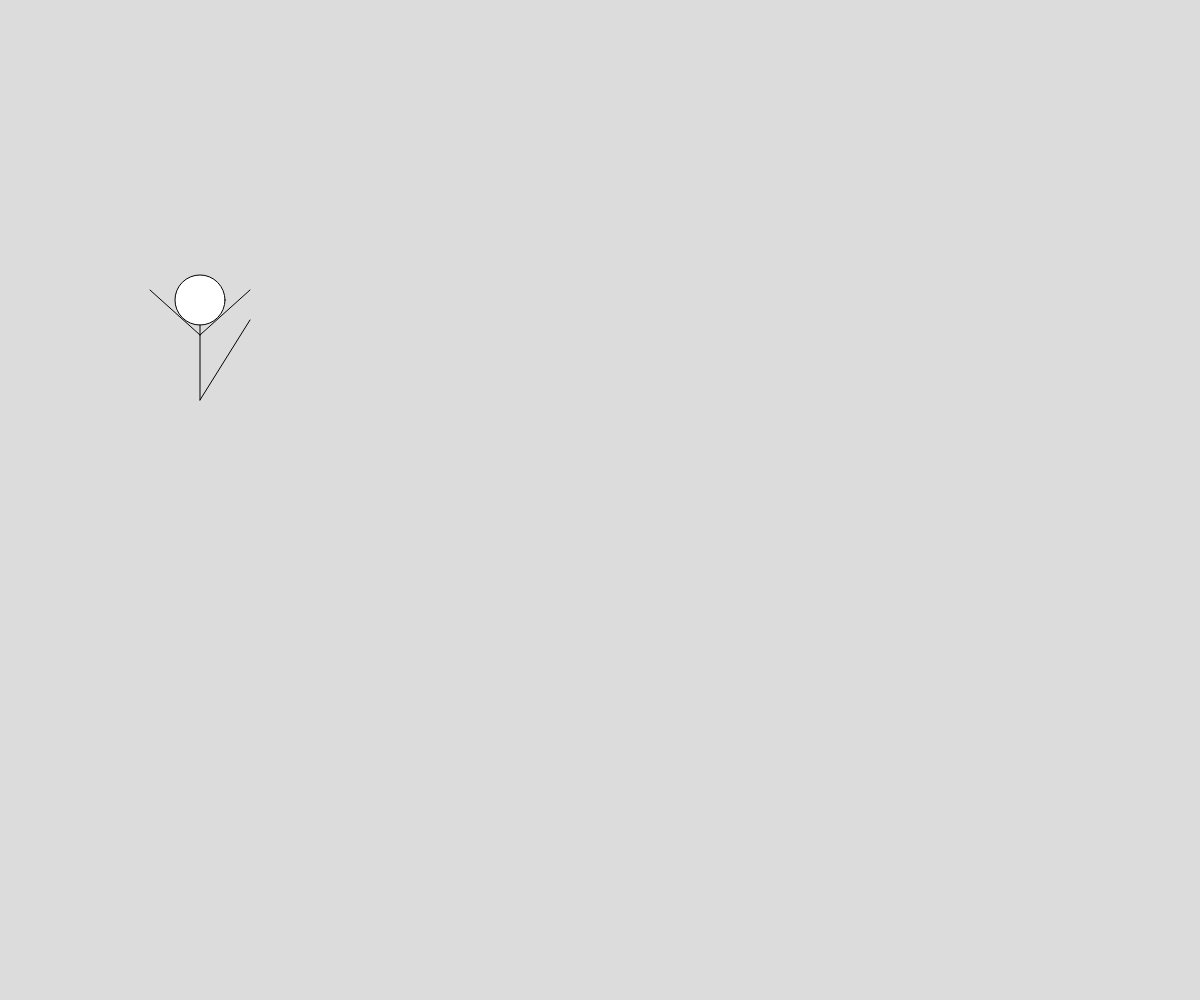
Frame 1 (no input)
Frame 60 (no input): identical to frame 1, image omitted
Frame 120 (the mouse pressed at the canvas centre since frame 60): identical to frame 1, image omitted

The p5.js sketch that drew this single still picture (run headless with seeded random() and noise() and a simulated clock; from frame 60 on, the mouse is pressed at the canvas centre):

// p5.js sketch
// ── sketch.js
let ManHead = [200, 300];

function setup() {
  createCanvas(windowWidth, windowHeight);
}

function draw() {
  background(220);
  CreateMan();
}

function CreateMan() {
  circle(ManHead[0], ManHead[1], 50);
  line(ManHead[0], ManHead[1] + 25, ManHead[0], ManHead[1] + 100);
  line(ManHead[0], ManHead[1] + 35, ManHead[0] + 50, ManHead[1] - 10);
  line(ManHead[0], ManHead[1] + 35, ManHead[0] - 50, ManHead[1] - 10);
  line(ManHead[0], ManHead[1] + 100, ManHead[0] + 50, ManHead[0] + 120);
  print("Done");
}
